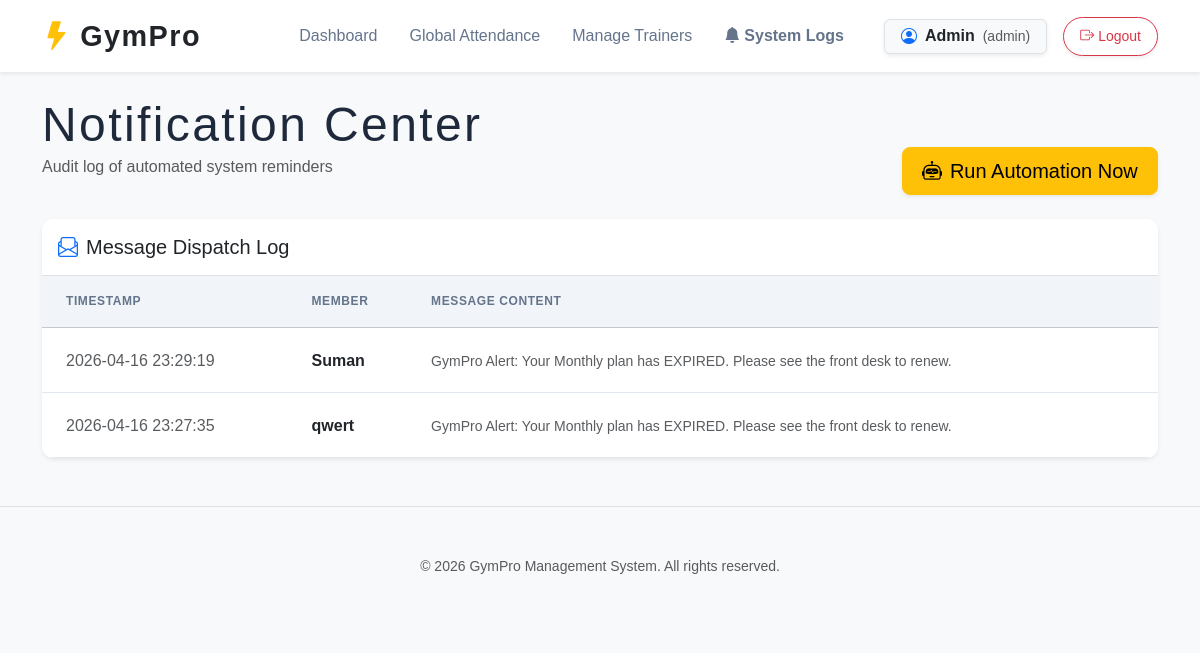
The app's page /admin/notifications (signed in) with its own data.
### models.py (models this page shows, shortened)
class User(db.Model, UserMixin):
    __tablename__ = 'user'
    id = db.Column(db.Integer, primary_key=True)
    username = db.Column(db.String(50), unique=True, nullable=False)
    password_hash = db.Column(db.String(200), nullable=False)
    role = db.Column(db.String(20), nullable=False, default='trainer')
    trainer_id = db.Column(db.Integer, db.ForeignKey('trainer.id'), nullable=True)
    trainer = db.relationship('Trainer', backref='user_account', uselist=False)

class NotificationLog(db.Model):
    __tablename__ = 'notification_log'
    id = db.Column(db.Integer, primary_key=True)
    member_id = db.Column(db.Integer, db.ForeignKey('member.id'), nullable=False)
    message = db.Column(db.String(255), nullable=False)
    sent_date = db.Column(db.DateTime, default=datetime.now)

class Member(db.Model):
    __tablename__ = 'member'
    id = db.Column(db.Integer, primary_key=True)
    name = db.Column(db.String(100), nullable=False)
    phone = db.Column(db.String(15), nullable=False)
    join_date = db.Column(db.Date, default=date.today)
    subscription_end_date = db.Column(db.Date, nullable=True)
    plan_type = db.Column(db.String(20), default='Monthly')
    trainer_id = db.Column(db.Integer, db.ForeignKey('trainer.id'), nullable=True)
    attendance_records = db.relationship('Attendance', backref='member', lazy=True)
    payments = db.relationship('Payment', backref='member', lazy=True)
    notifications = db.relationship('NotificationLog', backref='member', lazy=True)

### app.py (the view)
@app.route('/admin/notifications')
@admin_required
def notifications():
    logs = NotificationLog.query.order_by(NotificationLog.sent_date.desc()).limit(50).all()
    return render_template('notifications.html', logs=logs)

### app.py (called while the page is built)
@login_manager.user_loader
def load_user(user_id):
    return User.query.get(int(user_id))

def admin_required(f):
    @wraps(f)
    def decorated_function(*args, **kwargs):
        if not current_user.is_authenticated or current_user.role != 'admin':
            flash('Admin access required.', 'danger')
            return redirect(url_for('index'))
        return f(*args, **kwargs)
    return decorated_function

### templates/notifications.html (shortened to what this page needs)
{% extends "base.html" %}
{% block content %}
<div class="d-flex justify-content-between align-items-end mb-4">
  <div>
    <h1 class="display-5 mb-0">Notification Center</h1>
    <p class="text-muted">Audit log of automated system reminders</p>
  </div>
  <form action="{{ url_for('trigger_reminders') }}" method="POST">
    <button type="submit" class="btn btn-warning btn-lg shadow-sm">
      <i class="bi bi-robot me-2"></i>Run Automation Now
    </button>
  </form>
</div>
<div class="card border-0 shadow-sm">
  <div class="card-header bg-white py-3 border-bottom d-flex align-items-center">
    <h5 class="mb-0"><i class="bi bi-envelope-paper me-2 text-primary"></i>Message Dispatch Log</h5>
  </div>
  <div class="card-body p-0">
    {% if logs %}
    <div class="table-responsive">
      <table class="table table-hover align-middle mb-0">
        <thead class="table-light">
          <tr>
            <th class="ps-4">Timestamp</th>
            <th>Member</th>
            <th>Message Content</th>
          </tr>
        </thead>
        <tbody>
          {% for log in logs %}
          <tr>
            <td class="ps-4 fw-medium text-muted" style="white-space: nowrap;">
              {{ log.sent_date.strftime('%Y-%m-%d %H:%M:%S') }}
            </td>
            <td>
              <a href="{{ url_for('member_detail', member_id=log.member.id) }}" class="fw-bold text-dark text-decoration-none">
                {{ log.member.name }}
              </a>
            </td>
            <td>
              <span class="text-muted small">{{ log.message }}</span>
            </td>
          </tr>
          {% endfor %}
        </tbody>
      </table>
    </div>
    {% endif %}
  </div>
</div>
{% endblock %}

### templates/base.html (shortened to what this page needs)
<!DOCTYPE html>
<html lang="en">
<head>
  <link href="https://cdn.jsdelivr.net/npm/bootstrap@5.3.2/dist/css/bootstrap.min.css" rel="stylesheet" />
  <link href="https://cdn.jsdelivr.net/npm/bootstrap-icons@1.11.3/font/bootstrap-icons.min.css" rel="stylesheet" />
  <link rel="stylesheet" href="{{ url_for('static', filename='style.css') }}" />
</head>
<body class="bg-light">
<nav class="navbar navbar-expand-lg mb-4 bg-white shadow-sm">
  <div class="container">
    <a class="navbar-brand d-flex align-items-center gap-2 fw-bold text-dark" href="{{ url_for('index') }}">
      <i class="bi bi-lightning-fill text-warning"></i> GymPro
    </a>
    <div class="collapse navbar-collapse" id="navMenu">
      <ul class="navbar-nav ms-auto align-items-center gap-3">
        {% if current_user.is_authenticated %}
          <li class="nav-item"><a class="nav-link text-dark fw-medium" href="{{ url_for('index') }}">Dashboard</a></li>
          {% if current_user.role == 'admin' %}
            <li class="nav-item"><a class="nav-link text-dark fw-medium" href="{{ url_for('attendance') }}">Global Attendance</a></li>
            <li class="nav-item"><a class="nav-link text-dark fw-medium" href="{{ url_for('trainers') }}">Manage Trainers</a></li>
            <li class="nav-item">
              <a class="nav-link text-warning fw-bold d-flex align-items-center gap-1" href="{{ url_for('notifications') }}">
                <i class="bi bi-bell-fill"></i> System Logs
              </a>
            </li>
          {% endif %}
          <li class="nav-item ms-lg-3">
            <span class="badge bg-light text-dark border px-3 py-2 fs-6 shadow-sm d-flex align-items-center gap-2">
              <i class="bi bi-person-circle text-primary"></i>
              {{ current_user.username | capitalize }}
              <span class="text-muted small fw-normal">({{ current_user.role }})</span>
            </span>
          </li>
          <li class="nav-item">
            <a class="btn btn-outline-danger btn-sm rounded-pill px-3 shadow-sm" href="{{ url_for('logout') }}">
              <i class="bi bi-box-arrow-right me-1"></i>Logout
            </a>
          </li>
        {% endif %}
      </ul>
    </div>
  </div>
</nav>
<main class="container">
  {% block content %}{% endblock %}
</main>
<footer class="text-center py-5 mt-5 border-top">
  <p class="text-muted small mb-0">&copy; {{ today.year if today else '2026' }} GymPro Management System. All rights reserved.</p>
</footer>
</body>
</html>

### static/style.css (style rules this page uses)
:root { --bg-body: #f8fafc; --bg-card: #ffffff; --text-main: #1e293b; --text-muted: #64748b; --primary: #3b82f6; --accent: #f59e0b; --success: #10b981; --danger: #ef4444; --border: #e2e8f0; --radius: 12px; --shadow: 0 1px 3px 0 rgba(0, 0, 0, 0.1), 0 1px 2px -1px rgba(0, 0, 0, 0.1); }
body { font-family: 'DM Sans', sans-serif; background-color: var(--bg-body); color: var(--text-main); line-height: 1.6; }
h1, h2, h3, .navbar-brand { font-family: 'Bebas Neue', sans-serif; letter-spacing: 0.05em; color: var(--text-main); }
.navbar-brand { font-size: 1.8rem; }
.nav-link { color: var(--text-muted) !important; font-weight: 500; transition: 0.2s; }
.card { border: 1px solid var(--border); border-radius: var(--radius); box-shadow: var(--shadow); overflow: hidden; }
.table { margin-bottom: 0; }
.table thead th { background: #f1f5f9; text-transform: uppercase; font-size: 0.75rem; letter-spacing: 0.05em; color: var(--text-muted); border-top: none; padding: 1rem; }
.table td { padding: 1.2rem 1rem; vertical-align: middle; border-color: var(--border); }
.btn { border-radius: 8px; font-weight: 500; padding: 0.5rem 1.2rem; transition: 0.3s; }
.badge { padding: 0.5em 0.8em; border-radius: 6px; font-weight: 600; }

### records on screen
User: username "Admin", role "admin"
NotificationLog: sent_date "2026-04-16 23:29:19", member.name "Suman", message "GymPro Alert: Your Monthly plan has EXPIRED. Please see the front desk to renew."
NotificationLog: sent_date "2026-04-16 23:27:35", member.name "qwert", message "GymPro Alert: Your Monthly plan has EXPIRED. Please see the front desk to renew."

### other values on screen
{{ today.year if today else '2026' }} "2026"
